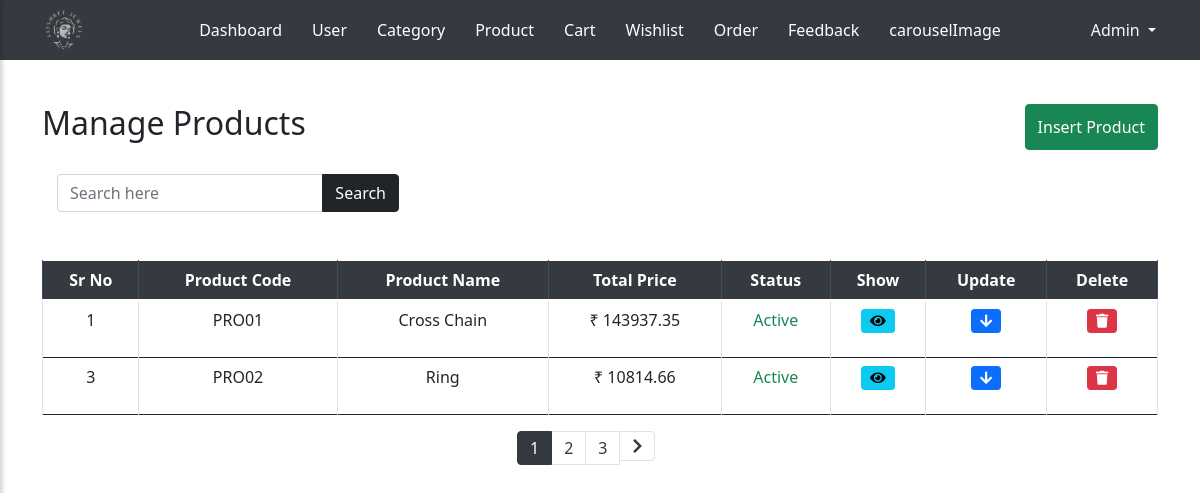
The app's page /admin/product.php with its own data.
### tables this page shows
CREATE TABLE `product_tbl` (
  `p_id` int(10) NOT NULL,
  `p_code` varchar(10) NOT NULL,
  `p_name` varchar(100) NOT NULL,
  `p_c_code` varchar(10) NOT NULL,
  `p_type` varchar(30) NOT NULL,
  `p_gross_weight` decimal(10,3) NOT NULL,
  `p_diamond_weight` decimal(5,3) NOT NULL,
  `p_diamond_pices` int(5) NOT NULL,
  `p_purity` varchar(50) NOT NULL,
  `p_gold_weight` decimal(5,2) NOT NULL,
  `p_gold_price` decimal(10,2) NOT NULL,
  `p_diamond_price` decimal(10,2) NOT NULL,
  `p_making_charge` decimal(10,2) NOT NULL,
  `p_overhead_charges` decimal(10,2) NOT NULL,
  `p_base_price` decimal(10,2) NOT NULL,
  `p_tax` decimal(10,2) NOT NULL,
  `p_total_price` decimal(10,2) NOT NULL,
  `p_diamond_color` varchar(30) NOT NULL,
  `p_stock` int(5) NOT NULL,
  `p_image` varchar(100) NOT NULL,
  `p_status` varchar(10) NOT NULL
);

### admin/product.php (the view, shortened to what this page needs)
<?php
include_once 'header.php';
include_once '../conn.php';
?>
<div class="container mt-5 pt-2">
    <div class="row mt-5 mb-4">
        <div class="col-12 col-md-6 d-flex justify-content-center justify-content-md-start mb-2 mb-md-0">
            <h2 class="text-center text-md-left">Manage Products</h2>
        </div>
        <div class="col-12 col-md-6 d-flex justify-content-center justify-content-md-end">
            <button id="toggleFormBtnI" class="btn btn-success">Insert Product</button>
        </div>
    </div>
            <div class="col-4 style=" text-align: right;">
            <form method="GET" action="">
                <div class="input-group mb-3">
                    <input type="text" name="search" class="form-control" placeholder="Search here" value="<?php echo isset($_GET['search']) ? $_GET['search'] : ''; ?>">
                    <div class="input-group-append">
                        <button class="btn btn-dark" type="submit">Search</button>
                    </div>
                </div>
            </form>
        </div>
    <div class="row mt-5">
        <div class="col-12">
            <div class="table-responsive">
                <table class="table table-bordered text-center align-middle">
                    <thead class="thead-dark">
                        <tr>
                            <th scope="col">Sr No</th>
                            <th scope="col">Product Code</th>
                            <th scope="col">Product Name</th>
                            <th scope="col">Total Price</th>
                            <th scope="col">Status</th>
                            <th scope="col">Show</th>
                            <th scope="col">Update</th>
                            <th scope="col">Delete</th>
                        </tr>
                    </thead>
                    <tbody>
                        <?php
                         $search = isset($_GET['search']) ? $_GET['search'] : '';
                         $search_query = '';
                        $q = "SELECT * FROM product_tbl $search_query";
                        $result = mysqli_query($con, $q);
                        $total_records = mysqli_num_rows($result);
                        $records_per_page = 2;
                        $total_pages = ceil($total_records / $records_per_page);
                        $page = isset($_GET['page']) ? $_GET['page'] : 1;
                        $start_from = ($page - 1) * $records_per_page;
                        $q = "SELECT * FROM product_tbl $search_query LIMIT $start_from, $records_per_page";
                        $result = mysqli_query($con, $q);
                        while ($r = mysqli_fetch_assoc($result)) {
                            ?>
                            <tr>
                                <td><?php echo $r['p_id']; ?></td>
                                <td><?php echo $r['p_code']; ?></td>
                                <td><?php echo $r['p_name']; ?></td>
                                <td>₹ <?php echo $r['p_total_price']; ?></td>
                                <td><span class="status-text <?php echo ($r['p_status'] == 'Inactive') ? 'text-danger' : 'text-success'; ?>"><?php echo $r['p_status']; ?>
                                </td>
                                <td>
                                    <button class="btn btn-info btn-sm show-btn"
                                        data-target="#detailRow<?php echo $r['p_id']; ?>"><i
                                            class="fas fa-eye"></i></button>
                                </td>
                                <td><button class="btn btn-primary btn-sm update-btn"
                                        data-target-update="#updateRow<?php echo $r['p_id']; ?>"><i
                                            class="fas fa-arrow-down "></button></td>
                                <td>
                                    <form method="POST" action="">
                                        <button type="submit" name="delete" class="btn btn-danger btn-sm"
                                            onclick="return confirm('Are you sure you want to delete this record?');">
                                            <i class="fas fa-trash"></i>
                                        </button>
                                    </form>
                                </td>
                            </tr>
                            <?php
                        }
                        ?>
                    </tbody>
                </table>
            </div>
            <div class="row" >
                    <div class="col-md-5"></div>
                <nav class="col-md-2">
                    <ul class="pagination">
                    <?php
                    for ($i = 1; $i <= $total_pages; $i++) {
                        echo "<li class='page-item " . ($i == $page ? 'active' : '') . "'><a class='page-link' href='?page=" . $i . "&search=" . $search . "'>" . $i . "</a></li>";
                    }
                    if ($page < $total_pages) {
                        echo "<li class='page-item'><a class='page-link' href='?page=" . ($page + 1) . "&search=" . $search . "'><i class='fa fa-chevron-right'></i></a></li>";
                    }
                    ?>
                    </ul>
                </nav>
            <div class="col-md-5"></div>
        </div>
        </div>
    </div>
    </body>
    </html>

### css/admin_style.css (style rules this page uses)
thead { background-color: #494e53; color: #fff; }
.pagination .page-link { color: #343a40; }
.pagination .page-item.active .page-link { background-color: #343a40; border-color: #343a40; color: #fff; }

### admin/product.php (style rules this page uses)
.pagination .page-link { color: #343a40; }
.pagination .page-item.active .page-link { background-color: #343a40; border-color: #343a40; color: #fff; }

### records on screen
product_tbl: p_id "1", p_code "PRO01", p_name "Cross Chain", p_total_price "143937.35", p_status "Active"
product_tbl: p_id "3", p_code "PRO02", p_name "Ring", p_total_price "10814.66", p_status "Active"
